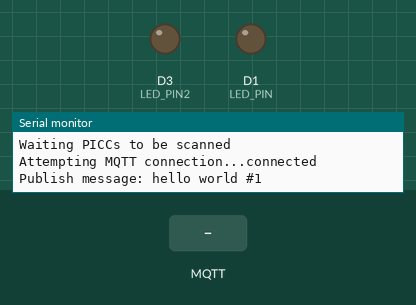
This sketch was run on a simulated ESP8266 (NodeMCU). Parts: output pins drawn as LEDs (lit = HIGH), the last lines printed to the serial monitor. Inputs (shaded band) come from the test bench. WiFi joins after 1.5 s; servers stay silent unless stated; no MQTT or app messages arrive unless stated.

Above: at 3.0 s.
3.1 s: MQTT message "true" arrives on the first subscribed topic
At 4.2 s:
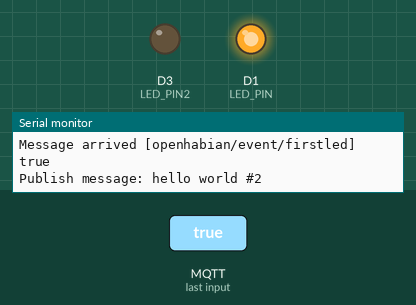
4.6 s: MQTT message "1" arrives on the first subscribed topic
At 5.0 s:
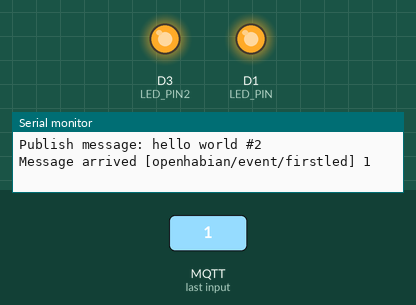
6.1 s: MQTT message "false" arrives on the first subscribed topic
At 6.8 s:
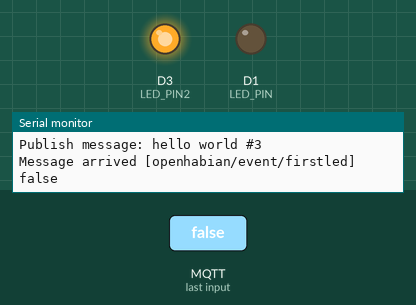
9.1 s: MQTT message "0" arrives on the first subscribed topic
At 10.5 s:
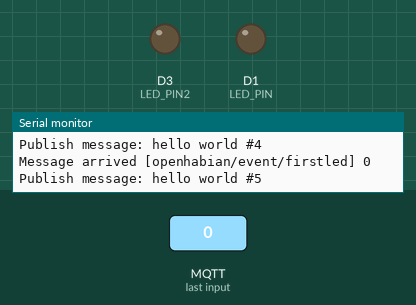
Timing chart, 0 to 12.1 s (numbered marks = the images above; inputs shaded):
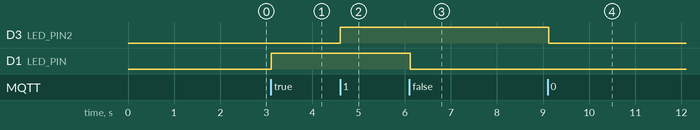

Measured:
- after the input at 3.1 s, D1 (LED_PIN): LOW → HIGH at once
- after the input at 4.6 s, D3 (LED_PIN2): LOW → HIGH at once
- after the input at 6.1 s, D1 (LED_PIN): HIGH → LOW at once
- after the input at 9.1 s, D3 (LED_PIN2): HIGH → LOW at once

The sketch:

mqtt_esp8266-loreto.ino
```cpp
/*
 Basic ESP8266 MQTT example

 This sketch demonstrates the capabilities of the pubsub library in combination
 with the ESP8266 board/library.

 It connects to an MQTT server then:
  - publishes "hello world" to the topic "outTopic" every two seconds
  - subscribes to the topic "inTopic", printing out any messages
    it receives. NB - it assumes the received payloads are strings not binary
  - If the first character of the topic "inTopic" is an 1, switch ON the ESP Led,
    else switch it off

 It will reconnect to the server if the connection is lost using a blocking
 reconnect function. See the 'mqtt_reconnect_nonblocking' example for how to
 achieve the same result without blocking the main loop.

 To install the ESP8266 board, (using Arduino 1.6.4+):
  - Add the following 3rd party board manager under "File -> Preferences -> Additional Boards Manager URLs":
       http://arduino.esp8266.com/stable/package_esp8266com_index.json
  - Open the "Tools -> Board -> Board Manager" and click install for the ESP8266"
  - Select your ESP8266 in "Tools -> Board"

*/

#include <ESP8266WiFi.h>
#include <PubSubClient.h>
#include <SPI.h>
#include <MFRC522.h>  // Library for Mifare RC522 Devices

// Update these with values suitable for your network.
#define RST_PIN D8  // RST-PIN für RC522 - RFID - SPI - Modul GPIO15
#define SS_PIN  D4 // SDA-PIN für RC522 - RFID - SPI - Modul GPIO2

#define LED_PIN D1
#define LED_PIN2 D3
#define TAGSIZE 12

uint8_t successRead; //variable integer to keep if we hace successful read

byte readCard[8]; //Stores scanned ID
char temp[3];
char cardID[9];

const char* ssid = "NIGHTOWL";
const char* password = "VEgFXiRxs3";
const char* mqtt_server = "10.99.226.178";
const char* mqtt_username = "openhabian";
const char* mqtt_password = "5dc2deb5fe";
const char* mqtt_id = "loreto";
const char* publish_msg = "openhabian/loreto/test";
const char* publish_msg2 = "openhabian/loreto/mfrc522";
const char* subscribe_msg = "openhabian/event/firstled";
const char* subscribe2_msg = "openhabian/event/secondled";
uint8_t tags;

WiFiClient espClient;
PubSubClient client(espClient);
MFRC522 mfrc522(SS_PIN, RST_PIN);  // Create MFRC522 instance

MFRC522::MIFARE_Key key;

long lastMsg = 0;
char msg[50];
char button_value[50];
int value = 0;

void setup() {
  // Initialize the BUILTIN_LED pin as an output
  pinMode(LED_PIN, OUTPUT);
  pinMode(LED_PIN2, OUTPUT);
  Serial.begin(115200);
  SPI.begin();
  mfrc522.PCD_Init(); //Initialize MFRC522 hardware
  delay(250);
  setup_wifi();
  client.setServer(mqtt_server, 1883);
  client.setCallback(callback);

  Serial.println(F("-------------------"));
  Serial.println(F("Everything Ready"));
  Serial.println(F("Waiting PICCs to be scanned"));
}

void setup_wifi() {

  delay(10);
  // We start by connecting to a WiFi network
  Serial.println();
  Serial.print("Connecting to ");
  Serial.println(ssid);

  WiFi.begin(ssid, password);

  while (WiFi.status() != WL_CONNECTED) {
    delay(500);
    Serial.print(".");
  }

  Serial.println("");
  Serial.println("WiFi connected");
  Serial.println("IP address: ");
  Serial.println(WiFi.localIP());
}

void callback(char* topic, byte* payload, unsigned int length) {
  Serial.print("Message arrived [");
  Serial.print(topic);
  Serial.print("] ");
  for (int i = 0; i < length; i++) {
    Serial.print((char)payload[i]);
  }
  Serial.println();

  memset(button_value, 0, sizeof(button_value));
  strncpy(button_value, (char *)payload, length);

  if(strcmp(button_value, "true")==0) {
    digitalWrite(LED_PIN, HIGH);
  }
  else if(strcmp(button_value, "false")==0) {
    digitalWrite(LED_PIN, LOW);
  }
  // Switch on the LED if an 1 was received as first character
  else if ((char)payload[0] == '1') {
    digitalWrite(LED_PIN2, HIGH);   // Turn the LED on (Note that LOW is the voltage level
    // but actually the LED is on; this is because
    // it is acive low on the ESP-01)
  } else {
    digitalWrite(LED_PIN2, LOW);  // Turn the LED off by making the voltage HIGH
  }

}

void reconnect() {
  // Loop until we're reconnected
  while (!client.connected()) {
    Serial.print("Attempting MQTT connection...");
    // Attempt to connect
    if (client.connect(mqtt_id, mqtt_username, mqtt_password)) {
      Serial.println("connected");
      // Once connected, publish an announcement...
      client.publish(publish_msg, "hello world");
      client.publish(publish_msg2, "Scanned Card");
      // ... and resubscribe
      client.subscribe(subscribe_msg);
      client.subscribe(subscribe2_msg);
    } else {
      Serial.print("failed, rc=");
      Serial.print(client.state());
      Serial.println(" try again in 5 seconds");
      // Wait 5 seconds before retrying
      delay(5000);
    }
  }
}
void loop() {
do {
   if (!client.connected()) {
    reconnect();
  }
  client.loop();

    successRead = getID();

    long now = millis();
  if (now - lastMsg > 2000) {
    lastMsg = now;
    ++value;
    snprintf (msg, 75, "hello world #%ld", value);
    Serial.print("Publish message: ");
    Serial.println(msg);
    client.publish(publish_msg, msg);
    }
  }
  while (!successRead);
}

void cycleLeds() {
  digitalWrite(LED_PIN2, LOW);  // Make sure red LED is off
  digitalWrite(LED_PIN, HIGH);   // Make sure green LED is on
  delay(200);
  digitalWrite(LED_PIN2, LOW);  // Make sure red LED is off
  digitalWrite(LED_PIN, HIGH);   // Make sure green LED is on
  delay(200);
  digitalWrite(LED_PIN2, LOW);  // Make sure red LED is off
  digitalWrite(LED_PIN, HIGH);   // Make sure green LED is on
  delay(200);

}

///////////////////////////////////////// Get PICC's UID ///////////////////////////////////
uint8_t getID() {
  // Getting ready for Reading PICCs
  if ( ! mfrc522.PICC_IsNewCardPresent()) { //If a new PICC placed to RFID reader continue
    return 0;
  }
  if ( ! mfrc522.PICC_ReadCardSerial()) {   //Since a PICC placed get Serial and continue
    return 0;
  }
  // There are Mifare PICCs which have 4 byte or 7 byte UID care if you use 7 byte PICC
  // I think we should assume every PICC as they have 4 byte UID
  // Until we support 7 byte PICCs
  Serial.println(F("Scanned PICC's UID:"));
  int j =0;
  for ( uint8_t i = 0; i < mfrc522.uid.size; i++) {  //
    readCard[i] = mfrc522.uid.uidByte[i];
    Serial.print(readCard[i], HEX);
    sprintf(temp, "%02X", readCard[i]);
    cardID[j] = temp[0];
    cardID[j+1] = temp[1];
    j=j+2;
  }
  Serial.println("");
  Serial.println("Publishing: ");
  client.publish(publish_msg2, cardID);
  Serial.println(cardID);
  mfrc522.PICC_HaltA(); // Stop reading
  return 1;
}
```
